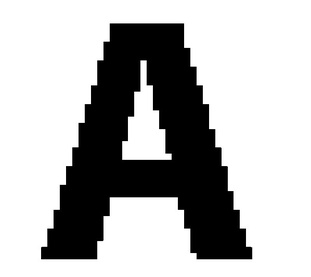
#> input picture Lab_1.jpg, 311 x 277 px, shrunk from 598 x 532 before the run
$ jupyter execute PC_actividad1.ipynb
#> lines starting #> are read from the running program, lines starting #| are printed output that depends on the picture; after the words box and inside, x2 and y2 are one past the last pixel; in counts of white or black regions, pixels touching at a corner belong together
# Eliminación de anomalías de la imagen
Este trabajo se ha realizado por los integrantes del grupo 18 Equipo 1 que son:

 - Rubén Rodríguez Hernández
 - Elena Murga Martinez
 - Mikel Aldalur Corta
 - David Caviedes Velasco

El integrante Jon Garí Galíndez no se ha puesto en contacto con el resto del grupo y no ha tomado parte en la practica del laboratorio.

## Explicacion del problema
La anomalía seleccionada es el __aliasing__. El aliasing se refiere a una interferencia producida por una disminución en la calidad de la imagen.

El efecto aliasing se produce cuando los píxeles (cantidad de píxeles) no pueden captar todos los detalles de la imagen (ya sea en detalles en una imagen estática o sus cambios durante el movimiento).

Por lo general cuando se adquiere una cámara se espera que la cantidad de píxeles sea suficiente para reproducir los detalles de una imagen, sin embargo, existen patrones de secuencias que tienen alta precisión y no llegan a ser suficientes los píxeles, en estos casos conviene cambiar la imagen por otra que tenga menos detalles. Los patrones más susceptibles para el aliasing son aquellos que contienen sucesiones de líneas paralelas separadas por la misma distancia. Cuanto más pequeña sea la separación entre las líneas, más evidente se hará el aliasing __[1]__.

Para poder disminuir el aliasing, se ha desarrollado una serie de funciones que actúan como __filtro antialiasing__. Su función es difuminar (menos nitidez) los patrones problemáticos para conservar la forma original y eliminar el defecto aliasing __[2]__.

También se ha visto que en las imágenes de blanco y negro que hemos adquirido, donde aparecen las letras, en caso de que la anomalía sea exagerada, tienen muchos píxeles que necesitan un cambio. Por ello se han realizado una serie de funciones para realizar el relleno de las esquinas que quedan con la interferencia del aliasing. Una vez hemos realizado el relleno de las esquinas, se realiza el filtro antialiasing mencionado anteriormente.

Para finalizar, hemos realizado una función (__desorden_imagen__) para diferenciar las imágenes planas de las imágenes más complejas. Ya que, como hemos mencionado anteriormente, en ciertas imágenes donde la anomalía es exagerada aplicamos una función de relleno a mayores del filtro antialiasing. El umbral que hemos usado para diferenciar unas imágenes de otras es 1.0%. Esto es debido a que los valores únicos en las imágenes planas es de casi dos órdenes de magnitud menor que el de las imágenes compejas.Y al evaluarlo frente al número total de píxeles de la imagen podemos observar que las planas no llegan al umbral mientras que las complejas lo sobrepasan.

## Librerías
En primer lugar, se deben importar las librerías necesarias:
- numpy: para tratar con arrays.
- io de skimage: para tratar las imagenes normalizadas y en escala de grises en vez de RGB.

[cell 1]
import numpy as np
from skimage import io

### Funciones
A continuación se definen las funciones creadas para equilibrar el efecto aliasing producido en algunas imágenes.

[cell 2]
def antialiasing_filter(img):
    '''
    Función para aplicar filtro antialiasing en una imagen
    en función de los pixeles contiguos

    Parameters
    ----------
    img: numpy array (imagen a transformar)

    Returns
    -------
    res: numpy array (imagen transformada)
    '''
    res = np.zeros([img.shape[0], img.shape[1]])
    for i in range(img.shape[0]):
        for n in range(img.shape[1]):
            try:
                # Media de pixels matriz 3x3 (pixel central = pixel de estudio)
                res[i,n] = (img[i-1,n-1] + img[i-1,n] + img[i-1,n+1] +
                            img[i,n-1] + img[i,n] + img[i,n+1] +
                            img[i+1,n-1] + img[i+1,n] + img[i+1,n+1])/9.0
                # En caso de tratarse de un borde no se modifica su valor
            except:
                res[i,n] = img[i,n]

    return res

[cell 3]
def desorden_imagen(imagen):
    '''
    Función para diferenciar imágenes planas de complejas: evaluación del
    número de valores únicos frente al número de píxeles total de la imagen

    Parameters
    ----------
    imagen: numpy array (imagen a estudiar)

    Returns
    -------
    float (porcentaje de valores únicos vs. nº total de píxels)
    '''
    return (len(np.unique(imagen))/(imagen.shape[0]*imagen.shape[1])*100)

[cell 4]
def rellenar (imagenSin, px, py, lx, ly, sumx, sumy, esq_lim_x, esq_lim_y):
    '''
    Función para aplicar relleno de esquinas en una imagen

    Parameters
    ----------
    imagenSin: numpy array (imagen a transformar)
    px,py: int (punto esquina para empezar el rellenado ejes x,y respectivamente)
    lx,ly: int (punto esquina para finalizar el rellenado eje x,y respectivamente)
    sumx,sumy: int (+1 o -1 segun en que cuadrante se encuentra la esquina eje x,y resp.)
    esq_lim_x,esq_lim_y: numpy float (largura de esquina máxima en ejes x,y / 2)

    Returns
    -------
    imagenSin: numpy array (imagen rellenada)
    '''
    try:
        #Estos números nos limitan el rellenado de esquinas demasiado grandes
        if((abs(px-lx) < esq_lim_x) and (abs(py-ly) < esq_lim_y)):
            # Miramos cuál de los ejes es más grande para realizar el rellenado en esa dirección
            if(abs(px-lx)<=abs(py-ly)):
                # Esta variable nos indica cuánto más debe de rellenar en cada pasada
                salto = (abs(px-lx) / abs(py-ly))
                # Realizar el relleno de esquinas
                while(np.floor(px)!=lx):
                    for i in range(py,ly,sumy):
                        imagenSin[i,int(np.floor(px))] = 0
                    px += salto*sumx
                    ly -= sumy
            elif(abs(px-lx)>abs(py-ly)):
                # Esta variable nos indica cuánto más debe de rellenar en cada pasada
                salto = (abs(py-ly) / abs(px-lx))
                # Realizar el rellenado de esquinas
                while(np.floor(py)!=ly):
                    for i in range(px,lx,sumx):
                        imagenSin[int(np.floor(py)),i] = 0
                    py += salto*sumy
                    lx -= sumx
    except:
        None
    return imagenSin

[cell 5]
def puntosEsquina(imagen, px, py, sumx, sumy):
    '''
    Función para aplicar filtro antialiasing en una imagen
    en función de los pixeles contiguos

    Parameters
    ----------
    imagen: numpy array (imagen a transformar)
    px,py: int (punto esquina para empezar el rellenado en ejes x,y respectivamente)
    sumx,sumy: int (+1 o -1 segun en que cuadrante se encuentra la esquina, ejes x,y resp.)

    Returns
    -------
    punto_x,punto_y: int (esquina de la imagen ejes x,y respectivamente)
    '''
    lim = 50.0/255.0 # Valor límite para encontrar la esquina
    punto_x = px
    punto_y = py
    while(imagen[py,punto_x]<lim):
        punto_x += sumx
    while(imagen[punto_y,px]<lim):
        punto_y += sumy
    return punto_x, punto_y

[cell 6]
def largoEsquinas(imagen,lim_s, lim_i):
    '''
    Función para detectar la largura de las esquinas

    Parameters
    ----------
    img: numpy array (imagen a transformar)
    lim_s: int (valor de limite superior para encontrar la esquina)
    lim_i: int (valor de limite inferior para encontrar la esquina)

    Returns
    -------
    longitudes_x: numpy array (largura de esquinas en eje x)
    longitudes_y: numpy array (largura de esquinas en eje y)
    '''
    s = imagen
    longitudes_x = []
    longitudes_y = []
    # Miramos la largura de todas las esquinas para que luego eliminemos las mas largas
    for i in range(s.shape[0]-1):
        for n in range(s.shape[1]-1):
            # 4º cuadrante  x positivo, y positivo
            if ((s[i-1,n-1] < lim_s) and (s[i-1,n] < lim_s) and (s[i,n-1] < lim_s) and (s[i,n] > lim_i)):
                esq_x, esq_y = puntosEsquina(s,n-1,i-1,1,1)
                longitudes_x.append(abs(n-esq_x))
                longitudes_y.append(abs(i-esq_y))
            # 3º cuadrante  x negativo y positivo
            elif ((s[i-1,n+1] < lim_s) and (s[i-1,n] < lim_s) and (s[i,n+1] < lim_s) and (s[i,n] > lim_i)):
                esq_x, esq_y = puntosEsquina(s,n+1,i-1,-1,1)
                longitudes_x.append(abs(n-esq_x))
                longitudes_y.append(abs(i-esq_y))
            # 1º cuadrante  x positivo y negativo
            elif ((s[i+1,n-1] < lim_s) and (s[i+1,n] < lim_s) and (s[i,n-1] < lim_s) and (s[i,n] > lim_i)):
                esq_x, esq_y = puntosEsquina(s,n-1,i+1,1,-1)
                longitudes_x.append(abs(n-esq_x))
                longitudes_y.append(abs(i-esq_y))
            # 2º cuadrante  x negativo y negativo
            elif ((s[i+1,n+1] < lim_s) and (s[i+1,n] < lim_s)and (s[i,n+1] < lim_s) and (s[i,n] > lim_i)):
                esq_x, esq_y = puntosEsquina(s,n+1,i+1,-1,-1)
                longitudes_x.append(abs(n-esq_x))
                longitudes_y.append(abs(i-esq_y))

    return longitudes_x, longitudes_y

[cell 7]
def rellenoEsquinas(imagen,lim_s, lim_i, arr_esq_lim_x, arr_esq_lim_y):
    '''
    Función para aplicar filtro antialiasing en una imagen
    en función de los pixeles contiguos

    Parameters
    ----------
    img: numpy array (imagen a transformar)
    lim_s: int (valor de limite superior para encontrar la esquina)
    lim_i: int (valor de limite inferior para encontrar la esquina)

    Returns
    -------
    res: numpy array (imagen transformada)
    '''
    s_re = np.ones([imagen.shape[0], imagen.shape[1]],dtype=np.uint8)
    s = imagen
    # Miraremos si existen esquinas que necesiten ser rellenadas, i es linea o eje y, n es columna o eje x
    for i in range(s.shape[0]-1):
        for n in range(s.shape[1]-1):
            # 4º cuadrante  x positivo, y positivo
            if ((s[i-1,n-1] < lim_s) and (s[i-1,n] < lim_s) and (s[i,n-1] < lim_s) and (s[i,n] > lim_i)):
                esq_x, esq_y = puntosEsquina(s,n-1,i-1,1,1)
                if not ((esq_x == n) or (esq_y == i)):
                    s_re = rellenar(s_re,n,i,esq_x-1, esq_y-1,1,1, np.max(arr_esq_lim_x)/2, np.max(arr_esq_lim_y)/2)
            # 3º cuadrante  x negativo y positivo
            elif ((s[i-1,n+1] < lim_s) and (s[i-1,n] < lim_s) and (s[i,n+1] < lim_s) and (s[i,n] > lim_i)):
                esq_x, esq_y = puntosEsquina(s,n+1,i-1,-1,1)
                if not ((esq_x == n) or (esq_y == i)):
                    s_re = rellenar(s_re,n,i,esq_x+1, esq_y-1,-1,1, np.max(arr_esq_lim_x)/2, np.max(arr_esq_lim_y)/2)
            # 1º cuadrante  x positivo y negativo
            elif ((s[i+1,n-1] < lim_s) and (s[i+1,n] < lim_s) and (s[i,n-1] < lim_s) and (s[i,n] > lim_i)):
                esq_x, esq_y = puntosEsquina(s,n-1,i+1,1,-1)
                if not ((esq_x == n) or (esq_y == i)):
                    s_re = rellenar(s_re,n,i,esq_x-1, esq_y+1,1,-1, np.max(arr_esq_lim_x)/2, np.max(arr_esq_lim_y)/2)
            # 2º cuadrante  x negativo y negativo
            elif ((s[i+1,n+1] < lim_s) and (s[i+1,n] < lim_s)and (s[i,n+1] < lim_s) and (s[i,n] > lim_i)):
                esq_x, esq_y = puntosEsquina(s,n+1,i+1,-1,-1)
                if not ((esq_x == n) or (esq_y == i)):
                    s_re = rellenar(s_re,n,i,esq_x+1, esq_y+1,-1,-1, np.max(arr_esq_lim_x)/2, np.max(arr_esq_lim_y)/2)

    io.imshow(s_re)
    return s_re

[cell 8]
def main_antialiasing(s):
    '''
    Función principal para eliminar el efecto aliasing de una imagen

    Parameters
    ----------
    s: numpy array (imagen a transformar --> normalizada y B&N)

    Returns
    -------
    res: numpy array (imagen filtrada)
    '''

    orden = desorden_imagen(s)
    if orden <= 1.0:
        limite_sup = 0.5
        limite_inf = 0.5
        larguras_x, larguras_y = largoEsquinas(s,limite_sup,limite_inf)
        img_1 = rellenoEsquinas(s,limite_sup, limite_inf, larguras_x, larguras_y)
        img_2 = np.where(img_1 < limite_inf, 0, s)
        s = img_2
    res = antialiasing_filter(s)
    return res

### Prueba imagen plana
Para esta primera prueba del algoritmo del filtro antialiasing se ha utilizado una imagen relativamente sencilla.

[cell 9]
imagen = io.imread('Lab_1.jpg', as_gray = True)
#> imagen is the input picture: shape (277, 311) float64; min 0, max 1, mean 0.705
io.imshow(imagen)

[cell 10]
r = main_antialiasing(imagen)
#> in main_antialiasing, `orden = desorden_imagen(s)`: orden = 0.274
#> after the loop in largoEsquinas, `for i in range(s.shape[0]-1):`: longitudes_x = 56 values, max 123 at index 38, min 0 at index 0, mean 12.02; longitudes_y = 56 values, max 178 at index 50, min 0 at index 1, mean 25.36
#> in main_antialiasing, `larguras_x, larguras_y = largoEsquinas(s,limite_sup,limite_inf)`: larguras_x has the same summary as longitudes_x in largoEsquinas; larguras_y has the same summary as longitudes_y in largoEsquinas
#> the loop in rellenoEsquinas, `for i in range(s.shape[0]-1):` made 276 passes
#> after the loop in rellenoEsquinas, `for i in range(s.shape[0]-1):`:
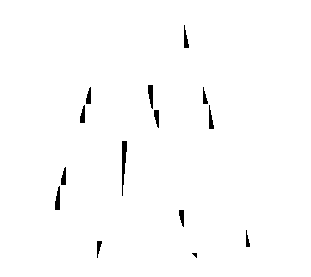
#> s_re: shape (277, 311); values 0 (black) and 1 (white), 98.9% white; 14 black regions (1 under 20 px), largest, box (x1, y1, x2, y2) and area: (122, 141, 127, 196) 165, (148, 85, 153, 109) 89, (55, 186, 60, 210) 89
#> after the loop in antialiasing_filter, `for i in range(img.shape[0]):`:
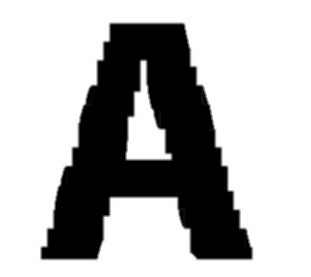
#> res: shape (277, 311) float64; min 0, max 1, mean 0.695

[cell 11]
io.imshow(r)

[cell 12]
imagen = io.imread('s_1.jpg', as_gray = True)
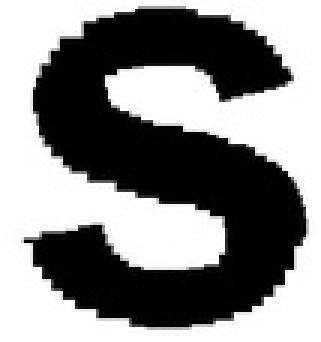
#> input picture s_1.jpg, 107 x 114 px, shrunk from 205 x 218 before the run (shown 3 times larger)
#> imagen is the input picture: shape (114, 107) float64; min 0, max 1, mean 0.533
io.imshow(imagen)

[cell 13]
r = main_antialiasing(imagen)
#> after the loop in antialiasing_filter (call 2), `for i in range(img.shape[0]):`:
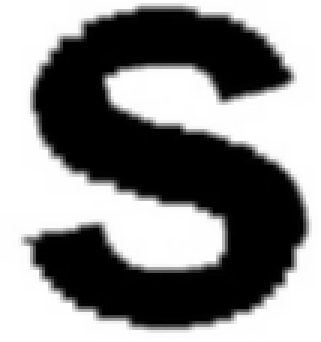
#> res: shape (114, 107) float64 (shown 3 times larger); min 0, max 1, mean 0.533

[cell 14]
io.imshow(r)

### Prueba imagen compleja
Como segunda prueba, ha utilizado una imagen algo más compleja para comprobar que los resultados tambien puedes ser buenos en las imagenes mas complejas.

[cell 15]
imagen = io.imread('2.jpg', as_gray = True)
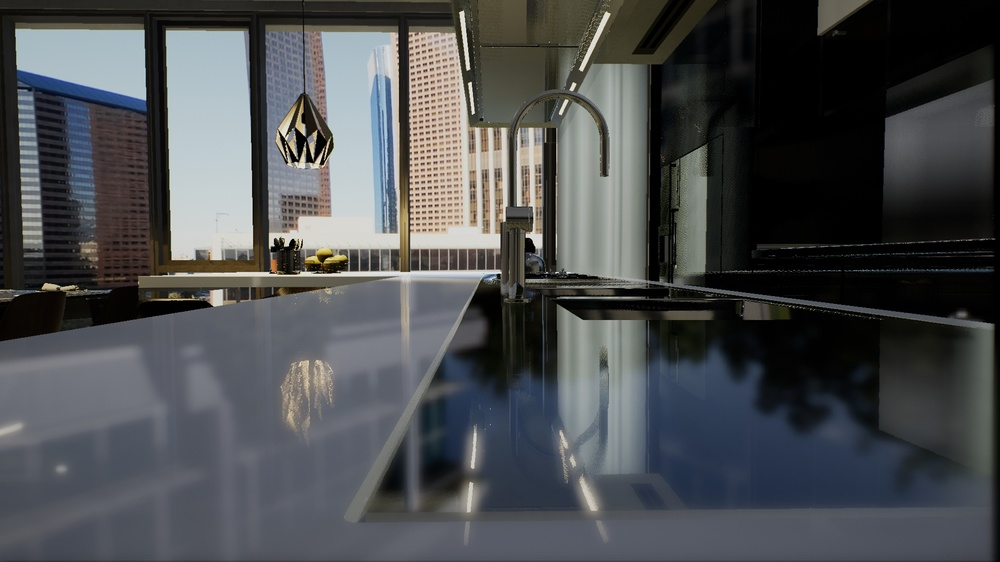
#> input picture 2.jpg, 1000 x 562 px, shrunk from 1920 x 1080 before the run
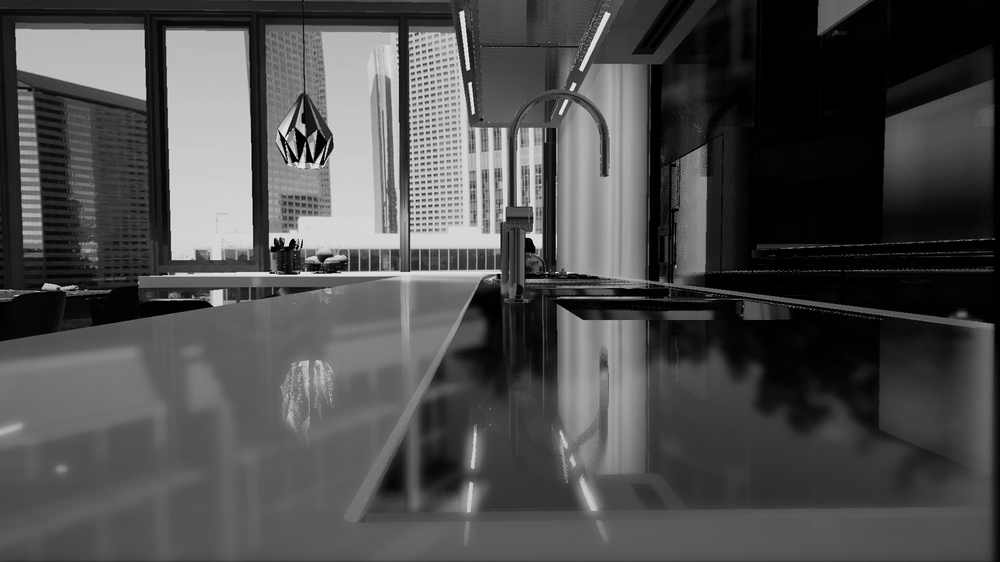
#> imagen: shape (562, 1000) float64; min 0, max 0.959, mean 0.303
io.imshow(imagen)

[cell 16]
r = main_antialiasing(imagen)
